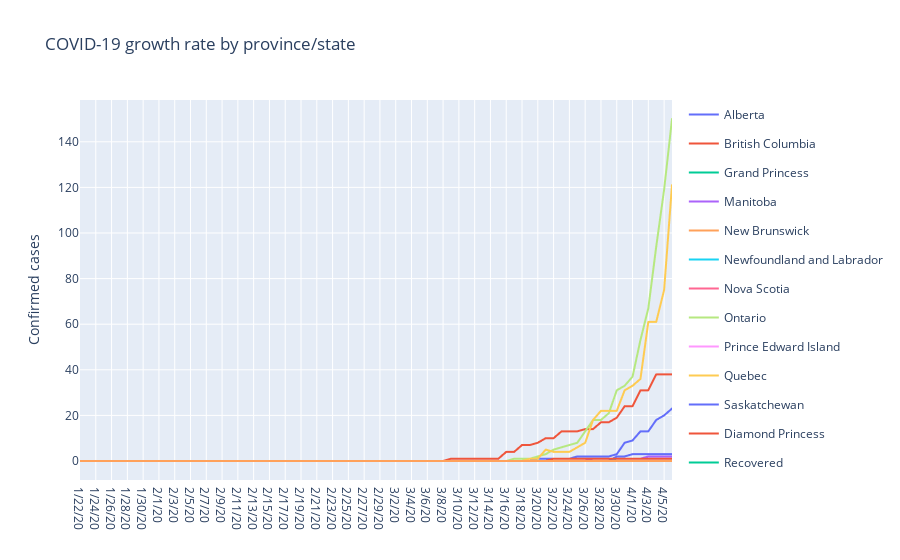

Notebook code cell kept with this figure:
### Markdown cell above
<a id='plot_growth'></a>
### Plot Growth Rate by Province/State

### Code cell
layout = go.Layout(title="COVID-19 growth rate by province/state",
                   yaxis={'title': 'Confirmed cases'},
                   height=1000)

fig = go.Figure(data=trace_confirmed, layout=layout)
fig.show()

### Figure 1 — Plotly figure (JSON) as saved in the notebook; plotly's stock layout.template omitted (floating-point values rounded to 4 significant figures)
{"data": [{"hoverlabel": {"namelength": 0}, "hovertemplate": "provincestate=Alberta<br>date=%{x}<br>number=%{y}", "legendgroup": "Alberta", "line": {"color": "#636efa", "dash": "solid"}, "mode": "lines", "name": "Alberta", "showlegend": true, "type": "scattergl", "x": ["1/22/20", "1/23/20", "1/24/20", "1/25/20", "1/26/20", "1/27/20", "1/28/20", "1/29/20", "1/30/20", "1/31/20", "2/1/20", "2/2/20", "2/3/20", "2/4/20", "2/5/20", "2/6/20", "2/7/20", "2/8/20", "2/9/20", "2/10/20", "2/11/20", "2/12/20", "2/13/20", "2/14/20", "2/15/20", "2/16/20", "2/17/20", "2/18/20", "2/19/20", "2/20/20", "2/21/20", "2/22/20", "2/23/20", "2/24/20", "2/25/20", "2/26/20", "2/27/20", "2/28/20", "2/29/20", "3/1/20", "3/2/20", "3/3/20", "3/4/20", "3/5/20", "3/6/20", "3/7/20", "3/8/20", "3/9/20", "3/10/20", "3/11/20", "3/12/20", "3/13/20", "3/14/20", "3/15/20", "3/16/20", "3/17/20", "3/18/20", "3/19/20", "3/20/20", "3/21/20", "3/22/20", "3/23/20", "3/24/20", "3/25/20", "3/26/20", "3/27/20", "3/28/20", "3/29/20", "3/30/20", "3/31/20", "4/1/20", "4/2/20", "4/3/20", "4/4/20", "4/5/20", "4/6/20"], "xaxis": "x", "y": [0, 0, 0, 0, 0, 0, 0, 0, 0, 0, 0, 0, 0, 0, 0, 0, 0, 0, 0, 0, 0, 0, 0, 0, 0, 0, 0, 0, 0, 0, 0, 0, 0, 0, 0, 0, 0, 0, 0, 0, 0, 0, 0, 0, 0, 0, 0, 0, 0, 0, 0, 0, 0, 0, 0, 0, 0, 0, 1, 1, 1, 1, 1, 2, 2, 2, 2, 2, 3, 8, 9, 13, 13, 18, 20, 23], "yaxis": "y"}, {"hoverlabel": {"namelength": 0}, "hovertemplate": "provincestate=British Columbia<br>date=%{x}<br>number=%{y}", "legendgroup": "British Columbia", "line": {"color": "#EF553B", "dash": "solid"}, "mode": "lines", "name": "British Columbia", "showlegend": true, "type": "scattergl", "x": ["1/22/20", "1/23/20", "1/24/20", "1/25/20", "1/26/20", "1/27/20", "1/28/20", "1/29/20", "1/30/20", "1/31/20", "2/1/20", "2/2/20", "2/3/20", "2/4/20", "2/5/20", "2/6/20", "2/7/20", "2/8/20", "2/9/20", "2/10/20", "2/11/20", "2/12/20", "2/13/20", "2/14/20", "2/15/20", "2/16/20", "2/17/20", "2/18/20", "2/19/20", "2/20/20", "2/21/20", "2/22/20", "2/23/20", "2/24/20", "2/25/20", "2/26/20", "2/27/20", "2/28/20", "2/29/20", "3/1/20", "3/2/20", "3/3/20", "3/4/20", "3/5/20", "3/6/20", "3/7/20", "3/8/20", "3/9/20", "3/10/20", "3/11/20", "3/12/20", "3/13/20", "3/14/20", "3/15/20", "3/16/20", "3/17/20", "3/18/20", "3/19/20", "3/20/20", "3/21/20", "3/22/20", "3/23/20", "3/24/20", "3/25/20", "3/26/20", "3/27/20", "3/28/20", "3/29/20", "3/30/20", "3/31/20", "4/1/20", "4/2/20", "4/3/20", "4/4/20", "4/5/20", "4/6/20"], "xaxis": "x", "y": [0, 0, 0, 0, 0, 0, 0, 0, 0, 0, 0, 0, 0, 0, 0, 0, 0, 0, 0, 0, 0, 0, 0, 0, 0, 0, 0, 0, 0, 0, 0, 0, 0, 0, 0, 0, 0, 0, 0, 0, 0, 0, 0, 0, 0, 0, 0, 1, 1, 1, 1, 1, 1, 1, 4, 4, 7, 7, 8, 10, 10, 13, 13, 13, 14, 14, 17, 17, 19, 24, 24, 31, 31, 38, 38, 38], "yaxis": "y"}, {"hoverlabel": {"namelength": 0}, "hovertemplate": "provincestate=Grand Princess<br>date=%{x}<br>number=%{y}", "legendgroup": "Grand Princess", "line": {"color": "#00cc96", "dash": "solid"}, "mode": "lines", "name": "Grand Princess", "showlegend": true, "type": "scattergl", "x": ["1/22/20", "1/23/20", "1/24/20", "1/25/20", "1/26/20", "1/27/20", "1/28/20", "1/29/20", "1/30/20", "1/31/20", "2/1/20", "2/2/20", "2/3/20", "2/4/20", "2/5/20", "2/6/20", "2/7/20", "2/8/20", "2/9/20", "2/10/20", "2/11/20", "2/12/20", "2/13/20", "2/14/20", "2/15/20", "2/16/20", "2/17/20", "2/18/20", "2/19/20", "2/20/20", "2/21/20", "2/22/20", "2/23/20", "2/24/20", "2/25/20", "2/26/20", "2/27/20", "2/28/20", "2/29/20", "3/1/20", "3/2/20", "3/3/20", "3/4/20", "3/5/20", "3/6/20", "3/7/20", "3/8/20", "3/9/20", "3/10/20", "3/11/20", "3/12/20", "3/13/20", "3/14/20", "3/15/20", "3/16/20", "3/17/20", "3/18/20", "3/19/20", "3/20/20", "3/21/20", "3/22/20", "3/23/20", "3/24/20", "3/25/20", "3/26/20", "3/27/20", "3/28/20", "3/29/20", "3/30/20", "3/31/20", "4/1/20", "4/2/20", "4/3/20", "4/4/20", "4/5/20", "4/6/20"], "xaxis": "x", "y": [0, 0, 0, 0, 0, 0, 0, 0, 0, 0, 0, 0, 0, 0, 0, 0, 0, 0, 0, 0, 0, 0, 0, 0, 0, 0, 0, 0, 0, 0, 0, 0, 0, 0, 0, 0, 0, 0, 0, 0, 0, 0, 0, 0, 0, 0, 0, 0, 0, 0, 0, 0, 0, 0, 0, 0, 0, 0, 0, 0, 0, 0, 0, 0, 0, 0, 0, 0, 0, 0, 0, 0, 0, 0, 0, 0], "yaxis": "y"}, {"hoverlabel": {"namelength": 0}, "hovertemplate": "provincestate=Manitoba<br>date=%{x}<br>number=%{y}", "legendgroup": "Manitoba", "line": {"color": "#ab63fa", "dash": "solid"}, "mode": "lines", "name": "Manitoba", "showlegend": true, "type": "scattergl", "x": ["1/22/20", "1/23/20", "1/24/20", "1/25/20", "1/26/20", "1/27/20", "1/28/20", "1/29/20", "1/30/20", "1/31/20", "2/1/20", "2/2/20", "2/3/20", "2/4/20", "2/5/20", "2/6/20", "2/7/20", "2/8/20", "2/9/20", "2/10/20", "2/11/20", "2/12/20", "2/13/20", "2/14/20", "2/15/20", "2/16/20", "2/17/20", "2/18/20", "2/19/20", "2/20/20", "2/21/20", "2/22/20", "2/23/20", "2/24/20", "2/25/20", "2/26/20", "2/27/20", "2/28/20", "2/29/20", "3/1/20", "3/2/20", "3/3/20", "3/4/20", "3/5/20", "3/6/20", "3/7/20", "3/8/20", "3/9/20", "3/10/20", "3/11/20", "3/12/20", "3/13/20", "3/14/20", "3/15/20", "3/16/20", "3/17/20", "3/18/20", "3/19/20", "3/20/20", "3/21/20", "3/22/20", "3/23/20", "3/24/20", "3/25/20", "3/26/20", "3/27/20", "3/28/20", "3/29/20", "3/30/20", "3/31/20", "4/1/20", "4/2/20", "4/3/20", "4/4/20", "4/5/20", "4/6/20"], "xaxis": "x", "y": [0, 0, 0, 0, 0, 0, 0, 0, 0, 0, 0, 0, 0, 0, 0, 0, 0, 0, 0, 0, 0, 0, 0, 0, 0, 0, 0, 0, 0, 0, 0, 0, 0, 0, 0, 0, 0, 0, 0, 0, 0, 0, 0, 0, 0, 0, 0, 0, 0, 0, 0, 0, 0, 0, 0, 0, 0, 0, 0, 0, 0, 0, 0, 0, 0, 1, 1, 1, 1, 1, 1, 1, 2, 2, 2, 2], "yaxis": "y"}, {"hoverlabel": {"namelength": 0}, "hovertemplate": "provincestate=New Brunswick<br>date=%{x}<br>number=%{y}", "legendgroup": "New Brunswick", "line": {"color": "#FFA15A", "dash": "solid"}, "mode": "lines", "name": "New Brunswick", "showlegend": true, "type": "scattergl", "x": ["1/22/20", "1/23/20", "1/24/20", "1/25/20", "1/26/20", "1/27/20", "1/28/20", "1/29/20", "1/30/20", "1/31/20", "2/1/20", "2/2/20", "2/3/20", "2/4/20", "2/5/20", "2/6/20", "2/7/20", "2/8/20", "2/9/20", "2/10/20", "2/11/20", "2/12/20", "2/13/20", "2/14/20", "2/15/20", "2/16/20", "2/17/20", "2/18/20", "2/19/20", "2/20/20", "2/21/20", "2/22/20", "2/23/20", "2/24/20", "2/25/20", "2/26/20", "2/27/20", "2/28/20", "2/29/20", "3/1/20", "3/2/20", "3/3/20", "3/4/20", "3/5/20", "3/6/20", "3/7/20", "3/8/20", "3/9/20", "3/10/20", "3/11/20", "3/12/20", "3/13/20", "3/14/20", "3/15/20", "3/16/20", "3/17/20", "3/18/20", "3/19/20", "3/20/20", "3/21/20", "3/22/20", "3/23/20", "3/24/20", "3/25/20", "3/26/20", "3/27/20", "3/28/20", "3/29/20", "3/30/20", "3/31/20", "4/1/20", "4/2/20", "4/3/20", "4/4/20", "4/5/20", "4/6/20"], "xaxis": "x", "y": [0, 0, 0, 0, 0, 0, 0, 0, 0, 0, 0, 0, 0, 0, 0, 0, 0, 0, 0, 0, 0, 0, 0, 0, 0, 0, 0, 0, 0, 0, 0, 0, 0, 0, 0, 0, 0, 0, 0, 0, 0, 0, 0, 0, 0, 0, 0, 0, 0, 0, 0, 0, 0, 0, 0, 0, 0, 0, 0, 0, 0, 0, 0, 0, 0, 0, 0, 0, 0, 0, 0, 0, 0, 0, 0, 0], "yaxis": "y"}, {"hoverlabel": {"namelength": 0}, "hovertemplate": "provincestate=Newfoundland and Labrador<br>date=%{x}<br>number=%{y}", "legendgroup": "Newfoundland and Labrador", "line": {"color": "#19d3f3", "dash": "solid"}, "mode": "lines", "name": "Newfoundland and Labrador", "showlegend": true, "type": "scattergl", "x": ["1/22/20", "1/23/20", "1/24/20", "1/25/20", "1/26/20", "1/27/20", "1/28/20", "1/29/20", "1/30/20", "1/31/20", "2/1/20", "2/2/20", "2/3/20", "2/4/20", "2/5/20", "2/6/20", "2/7/20", "2/8/20", "2/9/20", "2/10/20", "2/11/20", "2/12/20", "2/13/20", "2/14/20", "2/15/20", "2/16/20", "2/17/20", "2/18/20", "2/19/20", "2/20/20", "2/21/20", "2/22/20", "2/23/20", "2/24/20", "2/25/20", "2/26/20", "2/27/20", "2/28/20", "2/29/20", "3/1/20", "3/2/20", "3/3/20", "3/4/20", "3/5/20", "3/6/20", "3/7/20", "3/8/20", "3/9/20", "3/10/20", "3/11/20", "3/12/20", "3/13/20", "3/14/20", "3/15/20", "3/16/20", "3/17/20", "3/18/20", "3/19/20", "3/20/20", "3/21/20", "3/22/20", "3/23/20", "3/24/20", "3/25/20", "3/26/20", "3/27/20", "3/28/20", "3/29/20", "3/30/20", "3/31/20", "4/1/20", "4/2/20", "4/3/20", "4/4/20", "4/5/20", "4/6/20"], "xaxis": "x", "y": [0, 0, 0, 0, 0, 0, 0, 0, 0, 0, 0, 0, 0, 0, 0, 0, 0, 0, 0, 0, 0, 0, 0, 0, 0, 0, 0, 0, 0, 0, 0, 0, 0, 0, 0, 0, 0, 0, 0, 0, 0, 0, 0, 0, 0, 0, 0, 0, 0, 0, 0, 0, 0, 0, 0, 0, 0, 0, 0, 0, 0, 0, 0, 0, 0, 0, 0, 0, 1, 1, 1, 1, 1, 1, 1, 1], "yaxis": "y"}, {"hoverlabel": {"namelength": 0}, "hovertemplate": "provincestate=Nova Scotia<br>date=%{x}<br>number=%{y}", "legendgroup": "Nova Scotia", "line": {"color": "#FF6692", "dash": "solid"}, "mode": "lines", "name": "Nova Scotia", "showlegend": true, "type": "scattergl", "x": ["1/22/20", "1/23/20", "1/24/20", "1/25/20", "1/26/20", "1/27/20", "1/28/20", "1/29/20", "1/30/20", "1/31/20", "2/1/20", "2/2/20", "2/3/20", "2/4/20", "2/5/20", "2/6/20", "2/7/20", "2/8/20", "2/9/20", "2/10/20", "2/11/20", "2/12/20", "2/13/20", "2/14/20", "2/15/20", "2/16/20", "2/17/20", "2/18/20", "2/19/20", "2/20/20", "2/21/20", "2/22/20", "2/23/20", "2/24/20", "2/25/20", "2/26/20", "2/27/20", "2/28/20", "2/29/20", "3/1/20", "3/2/20", "3/3/20", "3/4/20", "3/5/20", "3/6/20", "3/7/20", "3/8/20", "3/9/20", "3/10/20", "3/11/20", "3/12/20", "3/13/20", "3/14/20", "3/15/20", "3/16/20", "3/17/20", "3/18/20", "3/19/20", "3/20/20", "3/21/20", "3/22/20", "3/23/20", "3/24/20", "3/25/20", "3/26/20", "3/27/20", "3/28/20", "3/29/20", "3/30/20", "3/31/20", "4/1/20", "4/2/20", "4/3/20", "4/4/20", "4/5/20", "4/6/20"], "xaxis": "x", "y": [0, 0, 0, 0, 0, 0, 0, 0, 0, 0, 0, 0, 0, 0, 0, 0, 0, 0, 0, 0, 0, 0, 0, 0, 0, 0, 0, 0, 0, 0, 0, 0, 0, 0, 0, 0, 0, 0, 0, 0, 0, 0, 0, 0, 0, 0, 0, 0, 0, 0, 0, 0, 0, 0, 0, 0, 0, 0, 0, 0, 0, 0, 0, 0, 0, 0, 0, 0, 0, 0, 0, 0, 0, 0, 0, 0], "yaxis": "y"}, {"hoverlabel": {"namelength": 0}, "hovertemplate": "provincestate=Ontario<br>date=%{x}<br>number=%{y}", "legendgroup": "Ontario", "line": {"color": "#B6E880", "dash": "solid"}, "mode": "lines", "name": "Ontario", "showlegend": true, "type": "scattergl", "x": ["1/22/20", "1/23/20", "1/24/20", "1/25/20", "1/26/20", "1/27/20", "1/28/20", "1/29/20", "1/30/20", "1/31/20", "2/1/20", "2/2/20", "2/3/20", "2/4/20", "2/5/20", "2/6/20", "2/7/20", "2/8/20", "2/9/20", "2/10/20", "2/11/20", "2/12/20", "2/13/20", "2/14/20", "2/15/20", "2/16/20", "2/17/20", "2/18/20", "2/19/20", "2/20/20", "2/21/20", "2/22/20", "2/23/20", "2/24/20", "2/25/20", "2/26/20", "2/27/20", "2/28/20", "2/29/20", "3/1/20", "3/2/20", "3/3/20", "3/4/20", "3/5/20", "3/6/20", "3/7/20", "3/8/20", "3/9/20", "3/10/20", "3/11/20", "3/12/20", "3/13/20", "3/14/20", "3/15/20", "3/16/20", "3/17/20", "3/18/20", "3/19/20", "3/20/20", "3/21/20", "3/22/20", "3/23/20", "3/24/20", "3/25/20", "3/26/20", "3/27/20", "3/28/20", "3/29/20", "3/30/20", "3/31/20", "4/1/20", "4/2/20", "4/3/20", "4/4/20", "4/5/20", "4/6/20"], "xaxis": "x", "y": [0, 0, 0, 0, 0, 0, 0, 0, 0, 0, 0, 0, 0, 0, 0, 0, 0, 0, 0, 0, 0, 0, 0, 0, 0, 0, 0, 0, 0, 0, 0, 0, 0, 0, 0, 0, 0, 0, 0, 0, 0, 0, 0, 0, 0, 0, 0, 0, 0, 0, 0, 0, 0, 0, 0, 1, 1, 1, 2, 3, 5, 6, 7, 8, 13, 18, 18, 21, 31, 33, 37, 53, 67, 94, 119, 150], "yaxis": "y"}, {"hoverlabel": {"namelength": 0}, "hovertemplate": "provincestate=Prince Edward Island<br>date=%{x}<br>number=%{y}", "legendgroup": "Prince Edward Island", "line": {"color": "#FF97FF", "dash": "solid"}, "mode": "lines", "name": "Prince Edward Island", "showlegend": true, "type": "scattergl", "x": ["1/22/20", "1/23/20", "1/24/20", "1/25/20", "1/26/20", "1/27/20", "1/28/20", "1/29/20", "1/30/20", "1/31/20", "2/1/20", "2/2/20", "2/3/20", "2/4/20", "2/5/20", "2/6/20", "2/7/20", "2/8/20", "2/9/20", "2/10/20", "2/11/20", "2/12/20", "2/13/20", "2/14/20", "2/15/20", "2/16/20", "2/17/20", "2/18/20", "2/19/20", "2/20/20", "2/21/20", "2/22/20", "2/23/20", "2/24/20", "2/25/20", "2/26/20", "2/27/20", "2/28/20", "2/29/20", "3/1/20", "3/2/20", "3/3/20", "3/4/20", "3/5/20", "3/6/20", "3/7/20", "3/8/20", "3/9/20", "3/10/20", "3/11/20", "3/12/20", "3/13/20", "3/14/20", "3/15/20", "3/16/20", "3/17/20", "3/18/20", "3/19/20", "3/20/20", "3/21/20", "3/22/20", "3/23/20", "3/24/20", "3/25/20", "3/26/20", "3/27/20", "3/28/20", "3/29/20", "3/30/20", "3/31/20", "4/1/20", "4/2/20", "4/3/20", "4/4/20", "4/5/20", "4/6/20"], "xaxis": "x", "y": [0, 0, 0, 0, 0, 0, 0, 0, 0, 0, 0, 0, 0, 0, 0, 0, 0, 0, 0, 0, 0, 0, 0, 0, 0, 0, 0, 0, 0, 0, 0, 0, 0, 0, 0, 0, 0, 0, 0, 0, 0, 0, 0, 0, 0, 0, 0, 0, 0, 0, 0, 0, 0, 0, 0, 0, 0, 0, 0, 0, 0, 0, 0, 0, 0, 0, 0, 0, 0, 0, 0, 0, 0, 0, 0, 0], "yaxis": "y"}, {"hoverlabel": {"namelength": 0}, "hovertemplate": "provincestate=Quebec<br>date=%{x}<br>number=%{y}", "legendgroup": "Quebec", "line": {"color": "#FECB52", "dash": "solid"}, "mode": "lines", "name": "Quebec", "showlegend": true, "type": "scattergl", "x": ["1/22/20", "1/23/20", "1/24/20", "1/25/20", "1/26/20", "1/27/20", "1/28/20", "1/29/20", "1/30/20", "1/31/20", "2/1/20", "2/2/20", "2/3/20", "2/4/20", "2/5/20", "2/6/20", "2/7/20", "2/8/20", "2/9/20", "2/10/20", "2/11/20", "2/12/20", "2/13/20", "2/14/20", "2/15/20", "2/16/20", "2/17/20", "2/18/20", "2/19/20", "2/20/20", "2/21/20", "2/22/20", "2/23/20", "2/24/20", "2/25/20", "2/26/20", "2/27/20", "2/28/20", "2/29/20", "3/1/20", "3/2/20", "3/3/20", "3/4/20", "3/5/20", "3/6/20", "3/7/20", "3/8/20", "3/9/20", "3/10/20", "3/11/20", "3/12/20", "3/13/20", "3/14/20", "3/15/20", "3/16/20", "3/17/20", "3/18/20", "3/19/20", "3/20/20", "3/21/20", "3/22/20", "3/23/20", "3/24/20", "3/25/20", "3/26/20", "3/27/20", "3/28/20", "3/29/20", "3/30/20", "3/31/20", "4/1/20", "4/2/20", "4/3/20", "4/4/20", "4/5/20", "4/6/20"], "xaxis": "x", "y": [0, 0, 0, 0, 0, 0, 0, 0, 0, 0, 0, 0, 0, 0, 0, 0, 0, 0, 0, 0, 0, 0, 0, 0, 0, 0, 0, 0, 0, 0, 0, 0, 0, 0, 0, 0, 0, 0, 0, 0, 0, 0, 0, 0, 0, 0, 0, 0, 0, 0, 0, 0, 0, 0, 0, 0, 0, 1, 1, 5, 4, 4, 4, 6, 8, 18, 22, 22, 22, 31, 33, 36, 61, 61, 75, 121], "yaxis": "y"}, {"hoverlabel": {"namelength": 0}, "hovertemplate": "provincestate=Saskatchewan<br>date=%{x}<br>number=%{y}", "legendgroup": "Saskatchewan", "line": {"color": "#636efa", "dash": "solid"}, "mode": "lines", "name": "Saskatchewan", "showlegend": true, "type": "scattergl", "x": ["1/22/20", "1/23/20", "1/24/20", "1/25/20", "1/26/20", "1/27/20", "1/28/20", "1/29/20", "1/30/20", "1/31/20", "2/1/20", "2/2/20", "2/3/20", "2/4/20", "2/5/20", "2/6/20", "2/7/20", "2/8/20", "2/9/20", "2/10/20", "2/11/20", "2/12/20", "2/13/20", "2/14/20", "2/15/20", "2/16/20", "2/17/20", "2/18/20", "2/19/20", "2/20/20", "2/21/20", "2/22/20", "2/23/20", "2/24/20", "2/25/20", "2/26/20", "2/27/20", "2/28/20", "2/29/20", "3/1/20", "3/2/20", "3/3/20", "3/4/20", "3/5/20", "3/6/20", "3/7/20", "3/8/20", "3/9/20", "3/10/20", "3/11/20", "3/12/20", "3/13/20", "3/14/20", "3/15/20", "3/16/20", "3/17/20", "3/18/20", "3/19/20", "3/20/20", "3/21/20", "3/22/20", "3/23/20", "3/24/20", "3/25/20", "3/26/20", "3/27/20", "3/28/20", "3/29/20", "3/30/20", "3/31/20", "4/1/20", "4/2/20", "4/3/20", "4/4/20", "4/5/20", "4/6/20"], "xaxis": "x", "y": [0, 0, 0, 0, 0, 0, 0, 0, 0, 0, 0, 0, 0, 0, 0, 0, 0, 0, 0, 0, 0, 0, 0, 0, 0, 0, 0, 0, 0, 0, 0, 0, 0, 0, 0, 0, 0, 0, 0, 0, 0, 0, 0, 0, 0, 0, 0, 0, 0, 0, 0, 0, 0, 0, 0, 0, 0, 0, 0, 0, 0, 0, 0, 0, 0, 0, 0, 0, 2, 2, 3, 3, 3, 3, 3, 3], "yaxis": "y"}, {"hoverlabel": {"namelength": 0}, "hovertemplate": "provincestate=Diamond Princess<br>date=%{x}<br>number=%{y}", "legendgroup": "Diamond Princess", "line": {"color": "#EF553B", "dash": "solid"}, "mode": "lines", "name": "Diamond Princess", "showlegend": true, "type": "scattergl", "x": ["1/22/20", "1/23/20", "1/24/20", "1/25/20", "1/26/20", "1/27/20", "1/28/20", "1/29/20", "1/30/20", "1/31/20", "2/1/20", "2/2/20", "2/3/20", "2/4/20", "2/5/20", "2/6/20", "2/7/20", "2/8/20", "2/9/20", "2/10/20", "2/11/20", "2/12/20", "2/13/20", "2/14/20", "2/15/20", "2/16/20", "2/17/20", "2/18/20", "2/19/20", "2/20/20", "2/21/20", "2/22/20", "2/23/20", "2/24/20", "2/25/20", "2/26/20", "2/27/20", "2/28/20", "2/29/20", "3/1/20", "3/2/20", "3/3/20", "3/4/20", "3/5/20", "3/6/20", "3/7/20", "3/8/20", "3/9/20", "3/10/20", "3/11/20", "3/12/20", "3/13/20", "3/14/20", "3/15/20", "3/16/20", "3/17/20", "3/18/20", "3/19/20", "3/20/20", "3/21/20", "3/22/20", "3/23/20", "3/24/20", "3/25/20", "3/26/20", "3/27/20", "3/28/20", "3/29/20", "3/30/20", "3/31/20", "4/1/20", "4/2/20", "4/3/20", "4/4/20", "4/5/20", "4/6/20"], "xaxis": "x", "y": [0, 0, 0, 0, 0, 0, 0, 0, 0, 0, 0, 0, 0, 0, 0, 0, 0, 0, 0, 0, 0, 0, 0, 0, 0, 0, 0, 0, 0, 0, 0, 0, 0, 0, 0, 0, 0, 0, 0, 0, 0, 0, 0, 0, 0, 0, 0, 0, 0, 0, 0, 0, 0, 0, 0, 0, 0, 0, 0, 0, 1, 1, 1, 1, 1, 1, 1, 1, 1, 1, 1, 1, 1, 1, 1, 1], "yaxis": "y"}, {"hoverlabel": {"namelength": 0}, "hovertemplate": "provincestate=Recovered<br>date=%{x}<br>number=%{y}", "legendgroup": "Recovered", "line": {"color": "#00cc96", "dash": "solid"}, "mode": "lines", "name": "Recovered", "showlegend": true, "type": "scattergl", "x": ["1/22/20", "1/23/20", "1/24/20", "1/25/20", "1/26/20", "1/27/20", "1/28/20", "1/29/20", "1/30/20", "1/31/20", "2/1/20", "2/2/20", "2/3/20", "2/4/20", "2/5/20", "2/6/20", "2/7/20", "2/8/20", "2/9/20", "2/10/20", "2/11/20", "2/12/20", "2/13/20", "2/14/20", "2/15/20", "2/16/20", "2/17/20", "2/18/20", "2/19/20", "2/20/20", "2/21/20", "2/22/20", "2/23/20", "2/24/20", "2/25/20", "2/26/20", "2/27/20", "2/28/20", "2/29/20", "3/1/20", "3/2/20", "3/3/20", "3/4/20", "3/5/20", "3/6/20", "3/7/20", "3/8/20", "3/9/20", "3/10/20", "3/11/20", "3/12/20", "3/13/20", "3/14/20", "3/15/20", "3/16/20", "3/17/20", "3/18/20", "3/19/20", "3/20/20", "3/21/20", "3/22/20", "3/23/20", "3/24/20", "3/25/20", "3/26/20", "3/27/20", "3/28/20", "3/29/20", "3/30/20", "3/31/20", "4/1/20", "4/2/20", "4/3/20", "4/4/20", "4/5/20", "4/6/20"], "xaxis": "x", "y": [0, 0, 0, 0, 0, 0, 0, 0, 0, 0, 0, 0, 0, 0, 0, 0, 0, 0, 0, 0, 0, 0, 0, 0, 0, 0, 0, 0, 0, 0, 0, 0, 0, 0, 0, 0, 0, 0, 0, 0, 0, 0, 0, 0, 0, 0, 0, 0, 0, 0, 0, 0, 0, 0, 0, 0, 0, 0, 0, 0, 0, 0, 0, 0, 0, 0, 0, 0, 0, 0, 0, 0, 0, 0, 0, 0], "yaxis": "y"}, {"hoverlabel": {"namelength": 0}, "hovertemplate": "provincestate=Northwest Territories<br>date=%{x}<br>number=%{y}", "legendgroup": "Northwest Territories", "line": {"color": "#ab63fa", "dash": "solid"}, "mode": "lines", "name": "Northwest Territories", "showlegend": true, "type": "scattergl", "x": ["1/22/20", "1/23/20", "1/24/20", "1/25/20", "1/26/20", "1/27/20", "1/28/20", "1/29/20", "1/30/20", "1/31/20", "2/1/20", "2/2/20", "2/3/20", "2/4/20", "2/5/20", "2/6/20", "2/7/20", "2/8/20", "2/9/20", "2/10/20", "2/11/20", "2/12/20", "2/13/20", "2/14/20", "2/15/20", "2/16/20", "2/17/20", "2/18/20", "2/19/20", "2/20/20", "2/21/20", "2/22/20", "2/23/20", "2/24/20", "2/25/20", "2/26/20", "2/27/20", "2/28/20", "2/29/20", "3/1/20", "3/2/20", "3/3/20", "3/4/20", "3/5/20", "3/6/20", "3/7/20", "3/8/20", "3/9/20", "3/10/20", "3/11/20", "3/12/20", "3/13/20", "3/14/20", "3/15/20", "3/16/20", "3/17/20", "3/18/20", "3/19/20", "3/20/20", "3/21/20", "3/22/20", "3/23/20", "3/24/20", "3/25/20", "3/26/20", "3/27/20", "3/28/20", "3/29/20", "3/30/20", "3/31/20", "4/1/20", "4/2/20", "4/3/20", "4/4/20", "4/5/20", "4/6/20"], "xaxis": "x", "y": [0, 0, 0, 0, 0, 0, 0, 0, 0, 0, 0, 0, 0, 0, 0, 0, 0, 0, 0, 0, 0, 0, 0, 0, 0, 0, 0, 0, 0, 0, 0, 0, 0, 0, 0, 0, 0, 0, 0, 0, 0, 0, 0, 0, 0, 0, 0, 0, 0, 0, 0, 0, 0, 0, 0, 0, 0, 0, 0, 0, 0, 0, 0, 0, 0, 0, 0, 0, 0, 0, 0, 0, 0, 0, 0, 0], "yaxis": "y"}, {"hoverlabel": {"namelength": 0}, "hovertemplate": "provincestate=Yukon<br>date=%{x}<br>number=%{y}", "legendgroup": "Yukon", "line": {"color": "#FFA15A", "dash": "solid"}, "mode": "lines", "name": "Yukon", "showlegend": true, "type": "scattergl", "x": ["1/22/20", "1/23/20", "1/24/20", "1/25/20", "1/26/20", "1/27/20", "1/28/20", "1/29/20", "1/30/20", "1/31/20", "2/1/20", "2/2/20", "2/3/20", "2/4/20", "2/5/20", "2/6/20", "2/7/20", "2/8/20", "2/9/20", "2/10/20", "2/11/20", "2/12/20", "2/13/20", "2/14/20", "2/15/20", "2/16/20", "2/17/20", "2/18/20", "2/19/20", "2/20/20", "2/21/20", "2/22/20", "2/23/20", "2/24/20", "2/25/20", "2/26/20", "2/27/20", "2/28/20", "2/29/20", "3/1/20", "3/2/20", "3/3/20", "3/4/20", "3/5/20", "3/6/20", "3/7/20", "3/8/20", "3/9/20", "3/10/20", "3/11/20", "3/12/20", "3/13/20", "3/14/20", "3/15/20", "3/16/20", "3/17/20", "3/18/20", "3/19/20", "3/20/20", "3/21/20", "3/22/20", "3/23/20", "3/24/20", "3/25/20", "3/26/20", "3/27/20", "3/28/20", "3/29/20", "3/30/20", "3/31/20", "4/1/20", "4/2/20", "4/3/20", "4/4/20", "4/5/20", "4/6/20"], "xaxis": "x", "y": [0, 0, 0, 0, 0, 0, 0, 0, 0, 0, 0, 0, 0, 0, 0, 0, 0, 0, 0, 0, 0, 0, 0, 0, 0, 0, 0, 0, 0, 0, 0, 0, 0, 0, 0, 0, 0, 0, 0, 0, 0, 0, 0, 0, 0, 0, 0, 0, 0, 0, 0, 0, 0, 0, 0, 0, 0, 0, 0, 0, 0, 0, 0, 0, 0, 0, 0, 0, 0, 0, 0, 0, 0, 0, 0, 0], "yaxis": "y"}], "layout": {"autosize": true, "title": {"text": "COVID-19 growth rate by province/state"}, "xaxis": {"autorange": true, "range": [0, 75], "type": "category"}, "yaxis": {"autorange": true, "range": [-8.333, 158.3], "title": {"text": "Confirmed cases"}, "type": "linear"}}}
